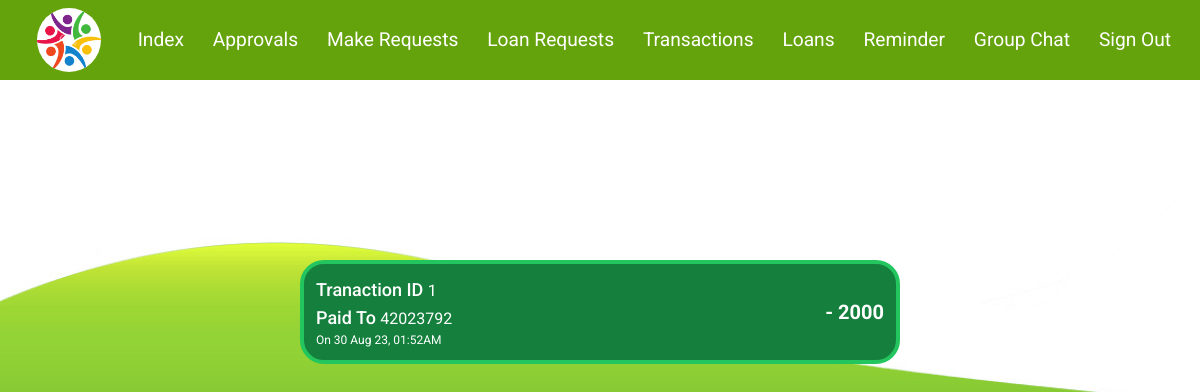
/transactions/ (signed in), run on the app's committed database.
### dbsetup.py (models this page shows, shortened)
class Fin_trans(Base):
    __tablename__='fin_trans'
    id=Column(Integer, primary_key=True, autoincrement=True)
    user_acc=Column(Integer, ForeignKey('account.id'))
    created_on=Column(DateTime)
    transaction_amount=Column(Integer)
    transaction_from=Column(Integer,ForeignKey('account.id'))
    transaction_to=Column(Integer,ForeignKey('account.id'))
    user = relationship("Account",foreign_keys=[user_acc],backref="fin_user_id")
    trans_from = relationship("Account",foreign_keys=[transaction_from],backref="from")
    trans_to = relationship("Account",foreign_keys=[transaction_to],backref="to")

### app.py (the view)
@app.route('/transactions/')
def transactions():
    if 'user' in session:
        acc = ''.join([str(*i) for i in (dbsession.query(Account.account_no).filter(Account.user_id == session['id']).all())])
        transaction = dbsession.query(Fin_trans).filter(or_(Fin_trans.transaction_from==acc , Fin_trans.transaction_to==acc )).order_by(Fin_trans.created_on)
        return render_template( 'transaction.html', transaction = transaction, now=datetime.now() )
    return redirect(url_for('about'))

### templates/transaction.html (shortened to what this page needs)
{% extends "layout.html" %}
{% block content %}
<div class=" w-full relative top-[20vh] flex justify-center">
    <div class="">
        {% if transaction[0] %}
            {% for fin in transaction %}
            <div class="max-md:w-[80vw] text-white my-5 flex justify-between items-center border-4 border-green-500 bg-green-700 w-[50vw] rounded-3xl p-3">
                <div>
                    <p><span class="font-medium text-lg w-full">Tranaction ID </span>{{ fin.id }}</p>
                    {% if fin.user_acc == session['id'] %}
                    <p><span class="font-medium text-lg w-full">Paid To </span>{{ fin.transaction_to }}</p>
                    {% else %}
                    <p><span class="font-medium text-lg w-full">Paid From </span>{{ fin.transaction_from }}</p>
                    {% endif %}
                    <p class="text-xs">On {{ fin.created_on.strftime('%d %b %y, %I:%M%p') }} </p>
                </div>
                <p class="font-bold text-xl">{{ '- ' if fin.user_acc == session['id'] else '+ ' }}  {{ fin.transaction_amount }}</p>
            </div>
            {% endfor %}
            {% else %}
        </div>
        <div class="w-3/5 rounded-2xl p-2 border-2 shadow-lg bg-white text-center mt-20">No new Transactions yet </div>
    {% endif %}
</div>
{% endblock %}

### static/css/style.css (style rules this page uses)
* { margin: 0; padding: 0; box-sizing: border-box; font-family: 'Roboto', sans-serif; }
:root { --main-bg-color:black; }
body { color: var(--main-bg-color); }

### data on the page
Fin_trans: id "1", transaction_to "42023792", created_on "30 Aug 23, 01:52AM", user_acc "-", transaction_amount "2000"
